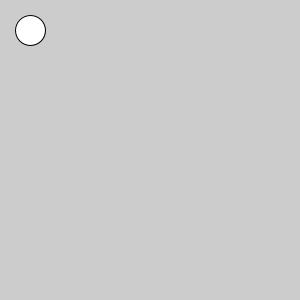
Frame 1 (no input)
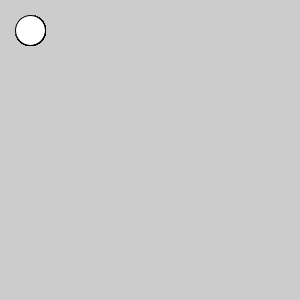
Frame 60 (the mouse pressed at the canvas centre just before this capture)
Frame 120 (the mouse held since frame 60 and released just before this capture): identical to frame 60, image omitted

The Processing sketch that drew these frames (run headless with seeded random() and noise(); from frame 60 on, the mouse is pressed at the canvas centre):

// Processing sketch: proc
// ── proc.pde
void setup()
{
  size(300,300);

}


void draw()
{
  circle(30,30,30);

}
